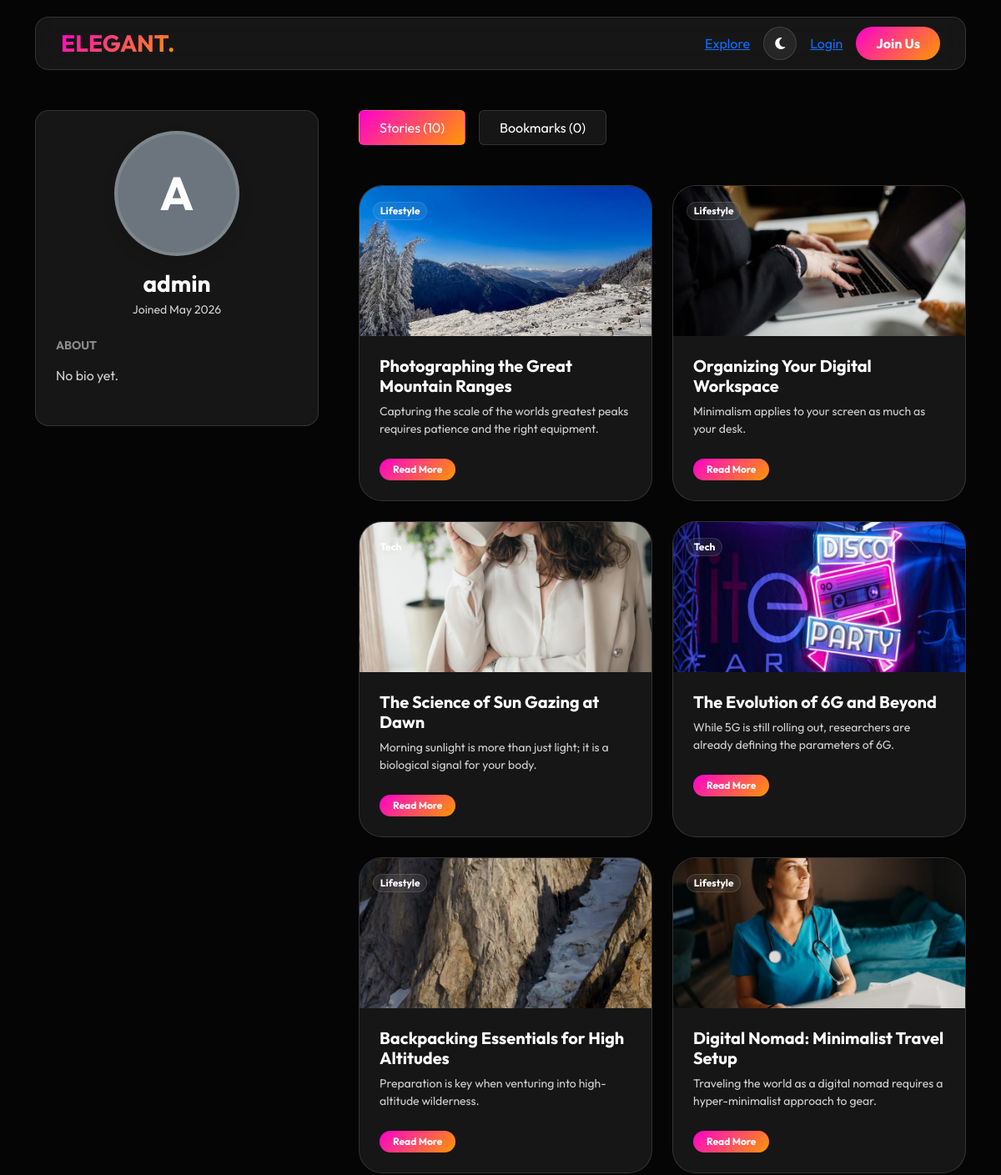
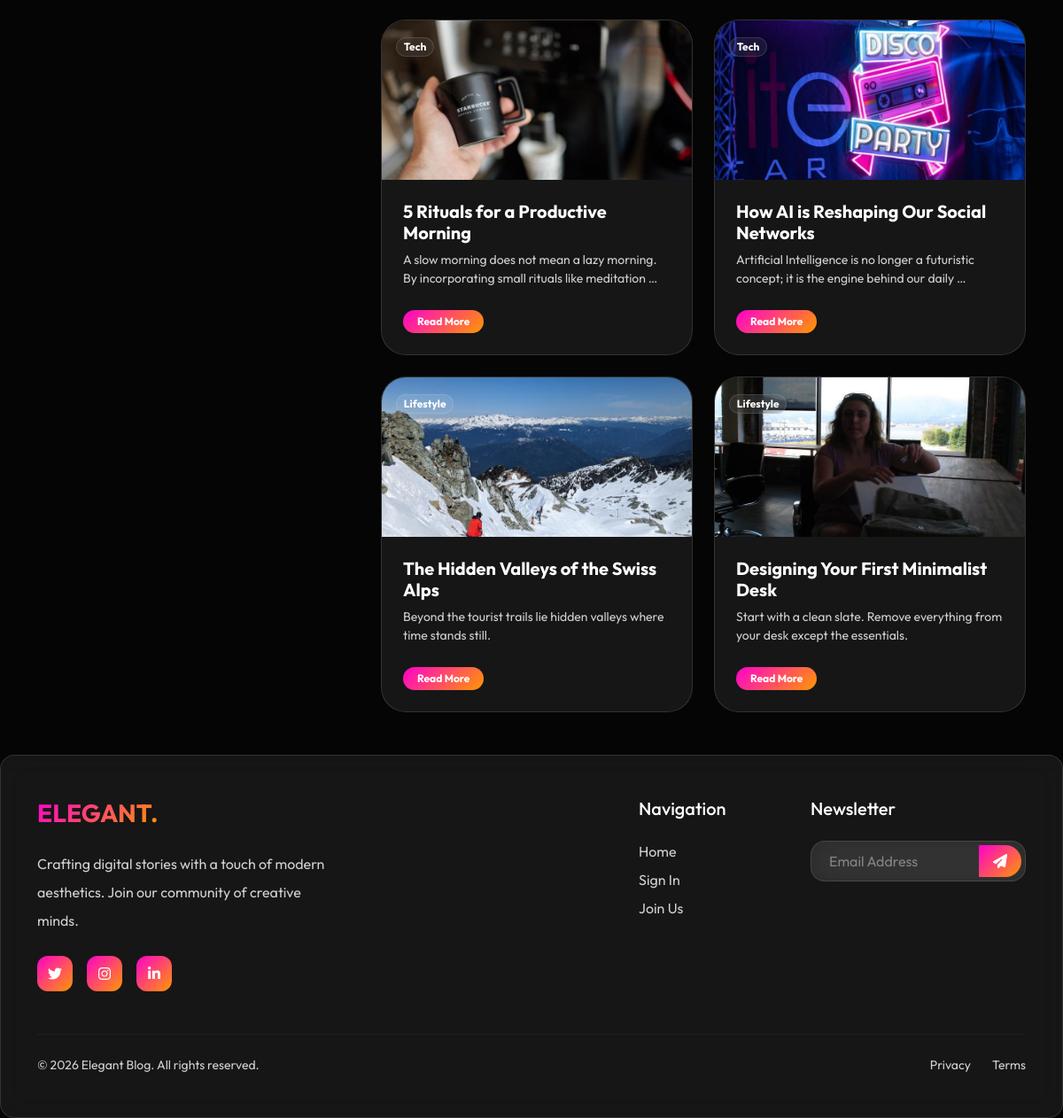
Page /profile/admin/ on the committed database (2 pictures, top to bottom).
### blogapp/models.py (models this page shows, shortened)
class Blog(models.Model):
    title = models.CharField(max_length=200)
    content = models.TextField()
    image = models.ImageField(upload_to='blogs/')
    category = models.ForeignKey(Category, on_delete=models.CASCADE)
    authors = models.ManyToManyField(User, related_name='authored_blogs')
    author = models.ForeignKey(User, on_delete=models.CASCADE, null=True, blank=True)
    likes = models.ManyToManyField(User, related_name='liked_blogs', blank=True)
    views_count = models.IntegerField(default=0)
    is_trending = models.BooleanField(default=False)
    created_at = models.DateTimeField(auto_now_add=True)

class Category(models.Model):
    name = models.CharField(max_length=100)

### blogapp/views.py (the view)
# urls.py: path('profile/<str:username>/', views.profile_view, name='profile_view'),
def profile_view(request, username):
    user = get_object_or_404(User, username=username)
    authored_blogs = user.authored_blogs.all().order_by('-created_at')
    bookmarked_blogs = Blog.objects.filter(bookmark__user=user)
    return render(request, 'profile.html', {
        'profile_user': user,
        'authored_blogs': authored_blogs,
        'bookmarked_blogs': bookmarked_blogs
    })

### blogapp/templates/profile.html (shortened to what this page needs)
{% extends 'base.html' %}
{% block content %}
<div class="row g-5 animate-fade-in">
    <div class="col-lg-4">
        <div class="glass p-4 sticky-top" style="top: 100px;">
            <div class="text-center mb-4">
                {% if profile_user.profile.profile_picture %}
                    <img src="{{ profile_user.profile.profile_picture.url }}" class="rounded-circle mb-3 shadow" style="width: 150px; height: 150px; object-fit: cover; border: 4px solid var(--glass-border);">
                {% else %}
                    <div class="rounded-circle mb-3 shadow mx-auto d-flex align-items-center justify-content-center bg-secondary text-white fw-bold display-4" style="width: 150px; height: 150px; border: 4px solid var(--glass-border);">
                        {{ profile_user.username|slice:":1"|upper }}
                    </div>
                {% endif %}
                <h3 class="text-white fw-bold mb-1">{{ profile_user.username }}</h3>
                <p class="text-muted small">Joined {{ profile_user.date_joined|date:"M Y" }}</p>
            </div>
            <div class="mb-4">
                <h6 class="text-white-50 text-uppercase small fw-bold mb-3">About</h6>
                <p class="text-muted lh-base">
                    {% if profile_user.profile.bio %}
                        {{ profile_user.profile.bio }}
                    {% else %}
                        No bio yet.
                    {% endif %}
                </p>
            </div>
        </div>
    </div>
    <div class="col-lg-8">
        <ul class="nav nav-pills gap-3 mb-5" id="profileTabs" role="tablist">
            <li class="nav-item" role="presentation">
                <button class="nav-link glass px-4 py-2 active text-white" id="stories-tab" data-bs-toggle="pill" data-bs-target="#stories" type="button" role="tab">Stories ({{ authored_blogs.count }})</button>
            </li>
            <li class="nav-item" role="presentation">
                <button class="nav-link glass px-4 py-2 text-white" id="bookmarks-tab" data-bs-toggle="pill" data-bs-target="#bookmarks" type="button" role="tab">Bookmarks ({{ bookmarked_blogs.count }})</button>
            </li>
        </ul>
        <div class="tab-content" id="profileTabsContent">
            <div class="tab-pane fade show active" id="stories" role="tabpanel">
                <div class="row g-4">
                    {% for blog in authored_blogs %}
                    <div class="col-md-6">
                        <div class="card-modern h-100">
                            <div class="position-relative overflow-hidden" style="height: 180px;">
                                {% if blog.image %}
                                    <img src="{{ blog.image.url }}" class="w-100 h-100 object-fit-cover">
                                {% endif %}
                                <div class="position-absolute top-0 start-0 m-3">
                                    <span class="badge glass smaller">{{ blog.category.name }}</span>
                                </div>
                            </div>
                            <div class="p-4">
                                <h5 class="text-white fw-bold mb-2">{{ blog.title }}</h5>
                                <p class="text-muted small mb-4">{{ blog.content|striptags|truncatewords:15 }}</p>
                                <a href="{% url 'detail' blog.id %}" class="btn-modern px-3 py-1 smaller">Read More</a>
                            </div>
                        </div>
                    </div>
                    {% empty %}
                    <div class="col-12 text-center py-5 glass border-dashed">
                        <p class="text-muted mb-0">No stories published yet.</p>
                    </div>
                    {% endfor %}
                </div>
            </div>
        </div>
    </div>
</div>
{% endblock %}

### blogapp/static/css/style.css (style rules this page uses)
:root { --bg-color: #050505; --surface-color: rgba(255, 255, 255, 0.07); --glass-border: rgba(255, 255, 255, 0.12); --primary-gradient: linear-gradient(135deg, #ff00cc 0%, #ff9900 100%); --secondary-gradient: linear-gradient(135deg, #784BA0 0%, #FF3CAC 100%); --text-main: #ffffff; --text-muted: #d1d1d1; --accent-glow: 0 0 35px rgba(255, 0, 204, 0.25); --nav-bg: rgba(0, 0, 0, 0.3); }
body { background-color: var(--bg-color); color: var(--text-main); font-family: 'Outfit', sans-serif; margin: 0; overflow-x: hidden; }
p, span, label, td, th, h1, h2, h3, h4, h5, h6, strong, b { color: inherit; }
.text-muted { color: var(--text-muted) !important; }
.glass { background: var(--surface-color) !important; backdrop-filter: blur(16px); -webkit-backdrop-filter: blur(16px); border: 1px solid var(--glass-border) !important; border-radius: 16px; color: var(--text-main); }
.animate-fade-in { animation: fadeIn 0.6s ease-out forwards; }
.btn-modern { background: var(--primary-gradient); border: none; color: white !important; padding: 12px 30px; border-radius: 50px; font-weight: 700; transition: all 0.3s cubic-bezier(0.175, 0.885, 0.32, 1.275); text-decoration: none; display: inline-flex; align-items: center; justify-content: center; }
.card-modern { background: var(--surface-color); border: 1px solid var(--glass-border); border-radius: 28px; overflow: hidden; transition: all 0.5s cubic-bezier(0.23, 1, 0.32, 1); color: var(--text-main); }
.card-modern { transition: all 0.4s ease; }

### blogapp/templates/base.html (style rules this page uses)
body { min-height: 100vh; display: flex; flex-direction: column; background: var(--bg-color); transition: background 0.3s ease; }

### blogapp/templates/profile.html (style rules this page uses)
.nav-pills .nav-link.active { background: var(--primary-gradient) !important; }
.smaller { font-size: 0.75rem; }

### rows in the picture
Blog: image (picture), category.name "Lifestyle", title "Photographing the Great Mountain Ranges", content "Capturing the scale of the worlds greatest peaks requires patience and the right equipment."
Blog: image (picture), category.name "Lifestyle", title "Organizing Your Digital Workspace", content "Minimalism applies to your screen as much as your desk."
Blog: image (picture), category.name "Tech", title "The Science of Sun Gazing at Dawn", content "Morning sunlight is more than just light; it is a biological signal for your body."
Blog: image (picture), category.name "Tech", title "The Evolution of 6G and Beyond", content "While 5G is still rolling out, researchers are already defining the parameters of 6G."
Blog: image (picture), category.name "Lifestyle", title "Backpacking Essentials for High Altitudes", content "Preparation is key when venturing into high-altitude wilderness."
Blog: image (picture), category.name "Lifestyle", title "Digital Nomad: Minimalist Travel Setup", content "Traveling the world as a digital nomad requires a hyper-minimalist approach to gear."
Blog: image (picture), category.name "Tech", title "5 Rituals for a Productive Morning", content "A slow morning does not mean a lazy morning. By incorporating small rituals like meditation …"
Blog: image (picture), category.name "Tech", title "How AI is Reshaping Our Social Networks", content "Artificial Intelligence is no longer a futuristic concept; it is the engine behind our daily …"
Blog: image (picture), category.name "Lifestyle", title "The Hidden Valleys of the Swiss Alps", content "Beyond the tourist trails lie hidden valleys where time stands still."
Blog: image (picture), category.name "Lifestyle", title "Designing Your First Minimalist Desk", content "Start with a clean slate. Remove everything from your desk except the essentials."

### other values in the picture
{{ profile_user.username|slice:":1"|upper }} "A"
{{ profile_user.username }} "admin"
{{ profile_user.date_joined|date:"M Y" }} "May 2026"
{{ authored_blogs.count }} "10"
{{ bookmarked_blogs.count }} "0"
